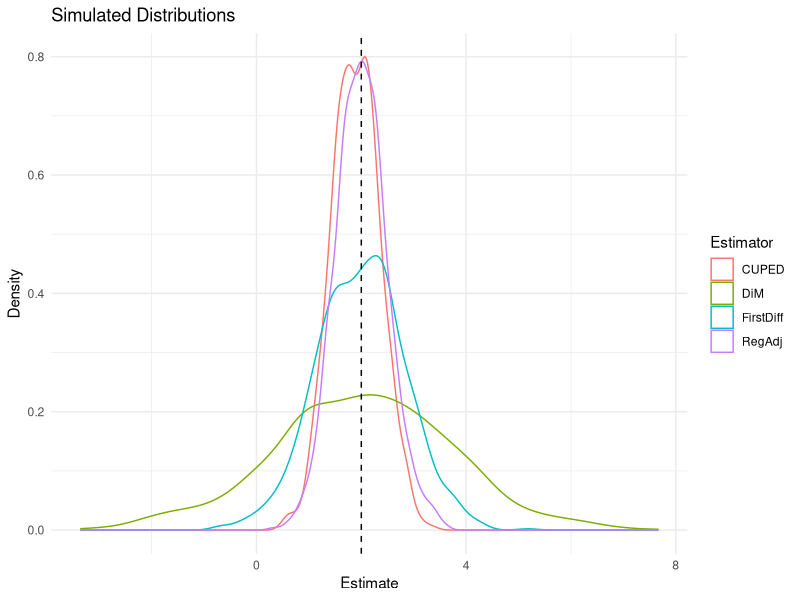
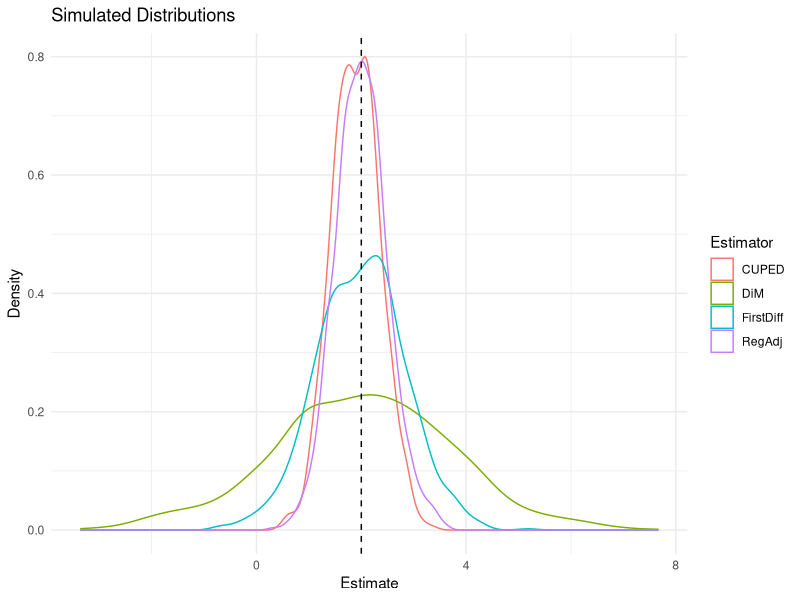

The R source for these figures, in order:
## ---- chunk 1
knitr::opts_chunk$set(echo = TRUE)
## ---- chunk 2
set.seed(54321)
library(dplyr)
library(purrr)
library(ggplot2)
library(tidyverse)
## ---- chunk 3
generate_data = function(beta, rho, sigma, n) {
  y_pre = rnorm(n, mean = 0, sd = sigma)
  
  # noisy covariates
  x2 = rnorm(n)
  x3 = rnorm(n)
  
  w = rbinom(n, size = 1, prob = 0.5)
  y = rho * y_pre + beta * w + rnorm(n, mean = 0, sd = 1)
  
  ret = data.frame(y_pre, x2, x3, y, w)
  return(ret)
}
## ---- chunk 4
diff_in_means = function(data) {
  mean(data$y[data$w == 1]) - mean(data$y[data$w == 0])
}

cuped = function(data) {
  theta = cov(data$y, data$y_pre) / var(data$y_pre)
  y_cuped = data$y - theta * (data$y_pre - mean(data$y_pre))

  mean(y_cuped[data$w == 1]) - mean(y_cuped[data$w == 0])
}

reg_adj = function(data) {
  fit = lm(y ~ w + y_pre + x2 + x3, data = data)
  
  coef(fit)["w"]
}

fd = function(data) {
  delta = data$y - data$y_pre
  
  mean(delta[data$w == 1]) - mean(delta[data$w == 0])
}
## ---- chunk 5
r = 1000
n = 20
beta = 2
rho = 0.7
sigma = 5

estimates = map_dfr(1:r, function(i) {
  data = generate_data(beta, rho, sigma, n)

  diff_in_means_est = diff_in_means(data)
  cuped_est = cuped(data)
  reg_adj_est = reg_adj(data)
  fd_est = fd(data)
  
  return(data.frame(
    CUPED = cuped_est,
    DiM = diff_in_means_est,
    RegAdj = reg_adj_est,
    FirstDiff = fd_est))
})

## ---- chunk 6
estimates_long = estimates |>
  pivot_longer(
    cols = everything(), 
    names_to = "Estimator", 
    values_to = "Estimate"
  )

comparisons = estimates_long |>
  ggplot(aes(x = Estimate, color = Estimator)) +
  geom_density() +
  geom_vline(xintercept = beta, linetype = "dashed", color = "black") +
  theme_minimal() +
  labs(
    title = "Simulated Distributions",
    x = "Estimate",
    y = "Density"
  )
comparisons
ggsave("comparisons.png", plot = comparisons, dpi = 600)
